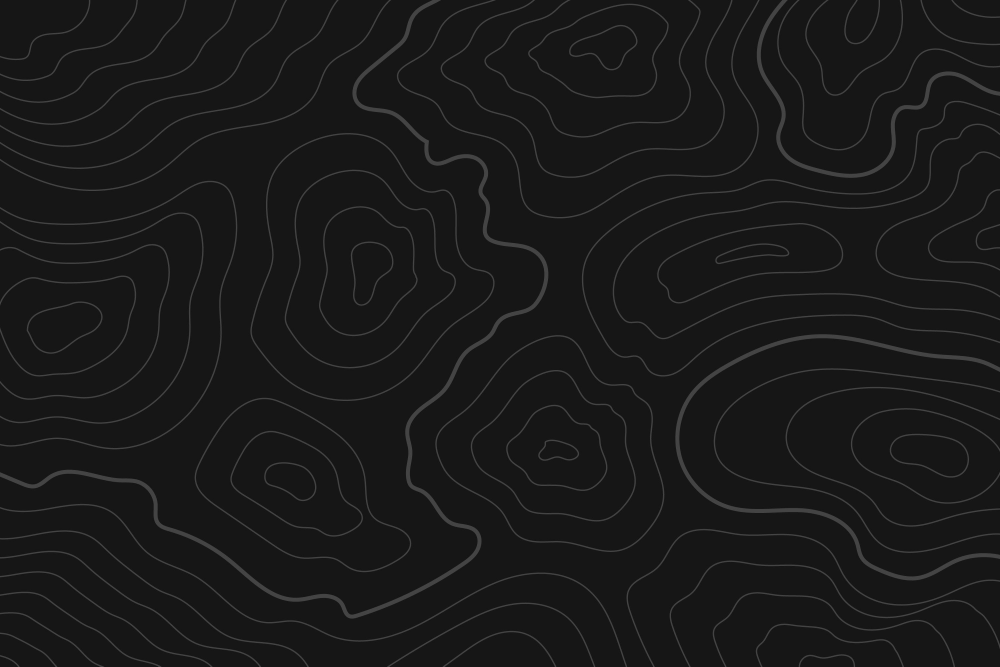
#> input picture week01/anh.jpg, 3000 x 2000 px (shown at 1/3 size)
$ jupyter execute buoi01_tranhoangminhthien.ipynb
#> lines starting #> are read from the running program, lines starting #| are printed output that depends on the picture
[cell 1]
import numpy as np

[cell 2]
from PIL import Image
M = np.array(Image.open("anh.jpg").convert("L"), dtype=float)
print(M.shape)
#| (2000, 3000)

[cell 3]
X = M.reshape(1,-1)
print("X.shape:", X.shape)
#| X.shape: (1, 6000000)

[cell 4]
X_mean = X.mean(axis=0)
print(f"Shape of X before: {X.shape}")
#| Shape of X before: (1, 6000000)
print(f"Shape of X_mean: {X_mean.shape}")
#| Shape of X_mean: (6000000,)
X_centered= X - X_mean
print(f"shape of X after: {X_centered.shape}")
#| shape of X after: (1, 6000000)

[cell 5]
def cosine_similarity(X, Y =None):
    if Y is None:
        Y = X
    Xn = X / np.linalg.norm(X, axis=1, keepdims=True)
    Yn = Y / np.linalg.norm(Y, axis=1, keepdims=True)
    return Xn @ Yn.T

[cell 6]
image_files = ["anh.jpg", "anh2.jpg", "anh3.jpg", "anh4.jpg"]
resizestat = (2000,3000)
X_list= []
for file in image_files:
    img = Image.open(file).convert("L")
    img_resized = img.resize(resizestat)
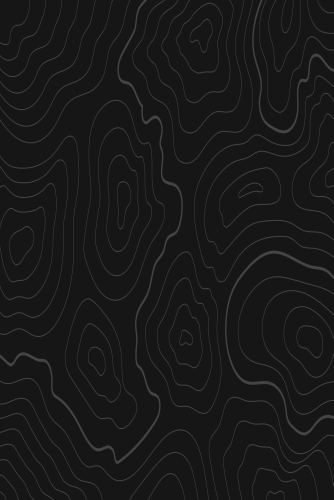
#> img_resized: PIL image 2000x3000 L (shown at 1/6 size); min 8, max 82, mean 24.7
    N = np.array(img_resized, dtype = float)
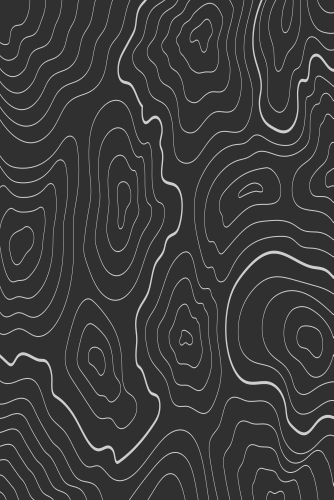
#> N: shape (3000, 2000) float64 (shown at 1/6 size); min 8, max 82, mean 24.7; drawn with min black and max white
    X_list.append(N.flatten())
    X = np.array(X_list)
    print(X.shape)
#| (1, 6000000)
#> pass 2 of the loop `for file in image_files:`:
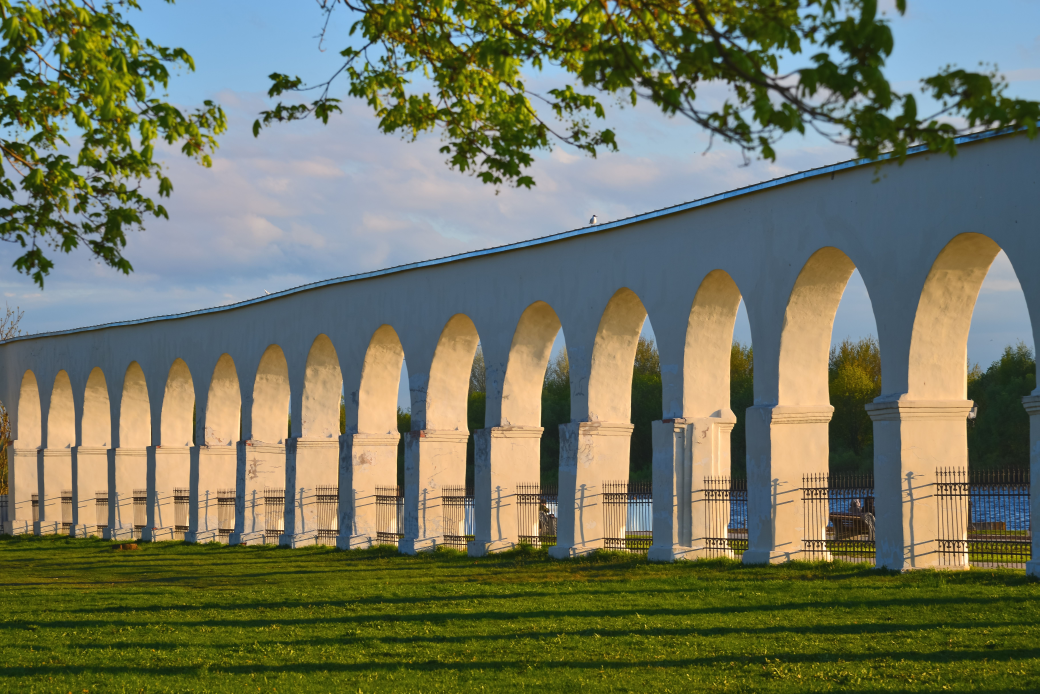
#> input picture week01/anh2.jpg, 7277 x 4857 px (shown at 1/7 size)
#> `img = Image.open(file).convert("L")`:
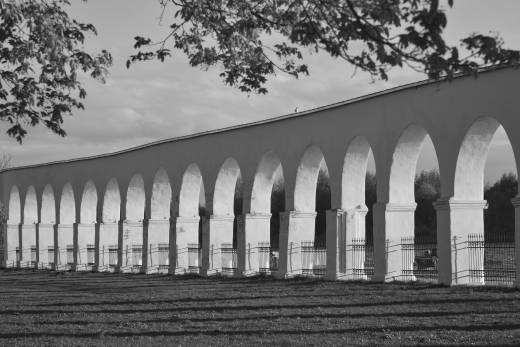
#> img: PIL image 7277x4857 L (shown at 1/14 size); min 2, max 255, mean 114.4
#> `img_resized = img.resize(resizestat)`:
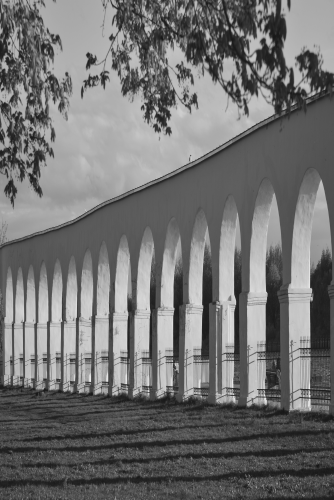
#> img_resized: PIL image 2000x3000 L (shown at 1/6 size); min 16, max 255, mean 114.4
#| (2, 6000000)
#> pass 3 of the loop `for file in image_files:`:
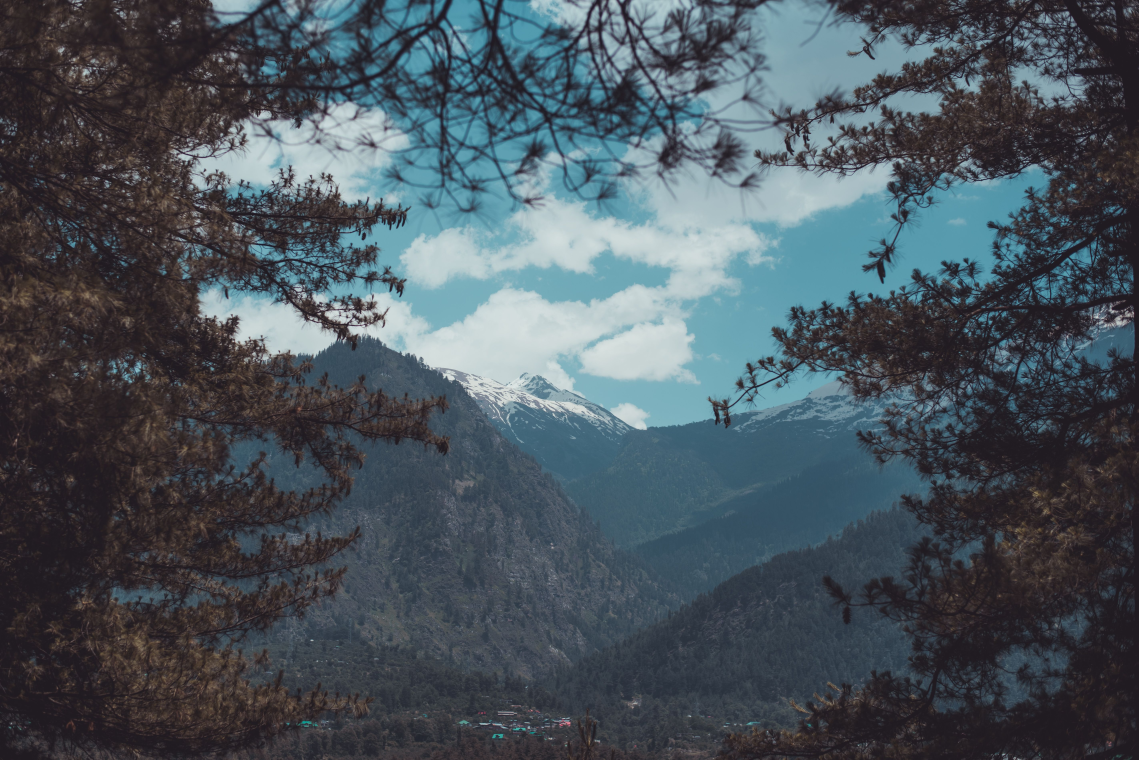
#> input picture week01/anh3.jpg, 5692 x 3799 px (shown at 1/5 size)
#> `img = Image.open(file).convert("L")`:
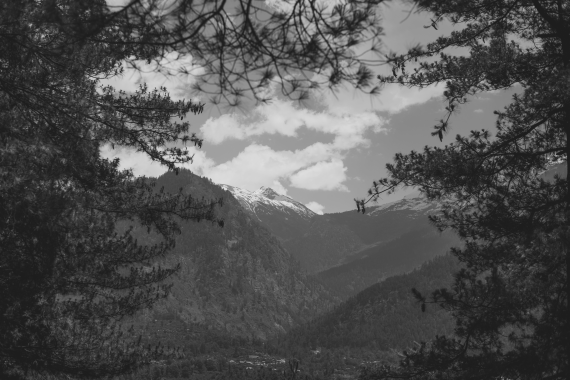
#> img: PIL image 5692x3799 L (shown at 1/10 size); min 14, max 236, mean 81.6
#> `img_resized = img.resize(resizestat)`:
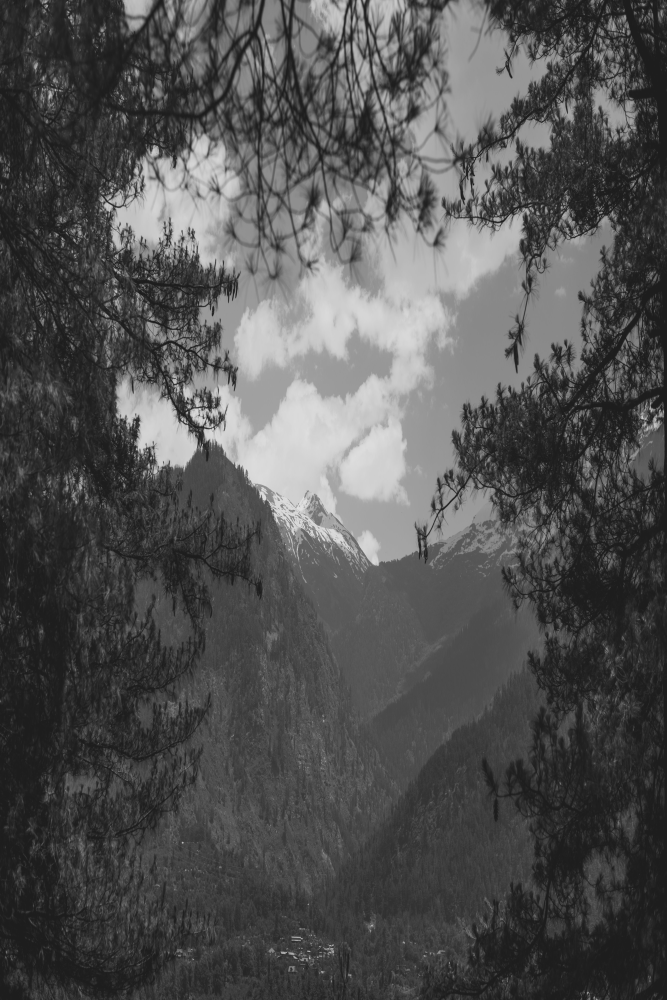
#> img_resized: PIL image 2000x3000 L (shown at 1/3 size); min 24, max 232, mean 81.6
#| (3, 6000000)
#> the loop made 4 passes; the first 3 are shown

[cell 7]
# [11 lines left out: function search, not called in this run]

[cell 8]
sim_matrix = cosine_similarity(X)
#> sim_matrix = [[1, 0.829, 0.785, 0.892], [0.829, 1, 0.796, 0.868], [0.785, 0.796, 1, 0.826], [0.892, 0.868, 0.826, 1]]
n= sim_matrix.shape[0]
max_sim=-2
min_sim=2
most_sim = ()
least_sim = ()
for i in range(n):
    for j in range(i+1,n):
        point = sim_matrix[i,j]
        if point > max_sim:
            max_sim = point
            most_sim = (i,j)
        if point < min_sim:
            min_sim = point
            least_sim = (i,j)
#> after the loop, least_sim = (0, 2); max_sim = 0.892; min_sim = 0.785; most_sim = (0, 3)
print(f"most sim pair: {image_files[most_sim[0]]} and {image_files[most_sim[1]]}")
#| most sim pair: anh.jpg and anh4.jpg
print(f"least sim pair: {image_files[least_sim[0]]} and {image_files[least_sim[1]]}")
#| least sim pair: anh.jpg and anh3.jpg

# Nhận Xét
Kết quả của em khớp với trực giác

[cell 9]
import matplotlib.pyplot as plt
square = np.array([[0,1,1,0,0],
                   [0,0,1,1,0]])
theta = np.radians(45)
R = np.array([[np.cos(theta), - np.sin(theta)],
              [np.sin(theta), np.cos(theta)]])
S = np.array([[0.5, 0],
              [0, 1.5]])
rotated_square = R @ square
scaled_square = S @ square

[cell 10]
plt.figure(figsize=(10, 3))
plt.plot(square[0], square[1], label="Origin", marker='o')
plt.plot(rotated_square[0], rotated_square[1], label="Rotate 45 degree", marker='x')
plt.plot(scaled_square[0], scaled_square[1], label="Scale", marker='^')
plt.axis('equal')
plt.legend()
plt.title("Transformation")
plt.grid(True)
plt.show()
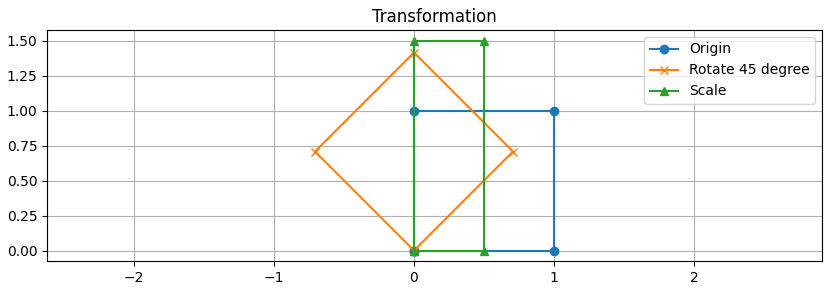
#> figure drawn by matplotlib, 1 panel

[cell 11]
U, S, Vt = np.linalg.svd(M, full_matrices=False)
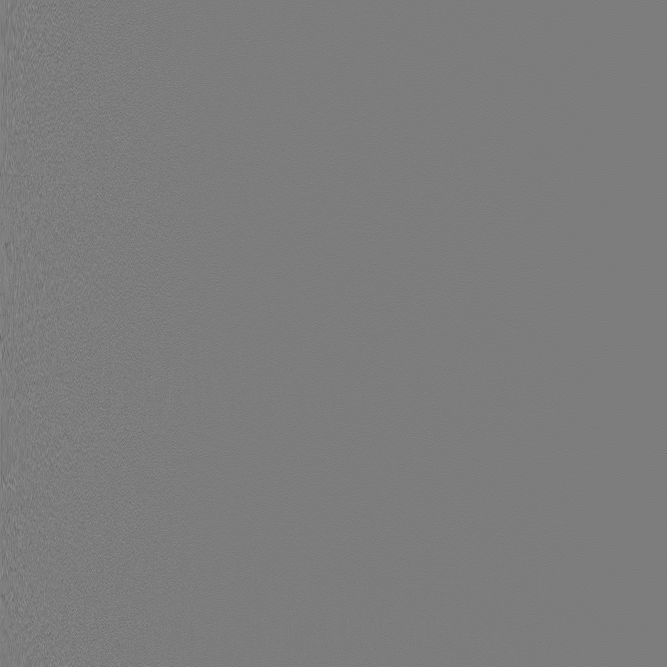
#> U: shape (2000, 2000) float64 (shown at 1/3 size); min -0.309, max 0.319, mean 1.16e-05; drawn with min black and max white
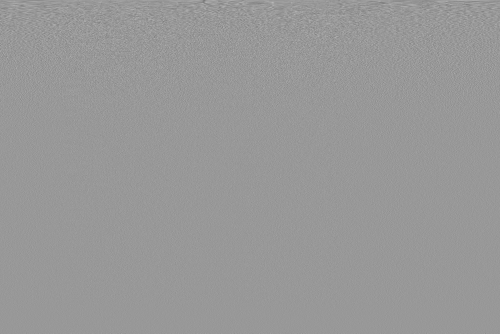
#> Vt: shape (2000, 3000) float64 (shown at 1/6 size); min -0.158, max 0.106, mean 9.54e-06; drawn with min black and max white
#> S = 2000 values, max 60520.2 at index 0, min 2.13 at index 1999, mean 325.8
def reconstruct(k):
    return (U[:, :k] * S[:k] @ Vt[:k, :])
k_values = [5,20,50]
fig, axes = plt.subplots(1, 4, figsize=(20,5))
axes[0].imshow(M, cmap='gray')
axes[0].set_title("Original")
axes[0].axis('off')
for i, k in enumerate(k_values):
    img_reconstructed = reconstruct(k)
    axes[i+1].imshow(img_reconstructed, cmap='gray')
    axes[i+1].set_title(f"Reconstruct with k ={k}")
    axes[i+1].axis('off')
plt.show()

[cell 12]
H, W = M.shape
original_size = H * W
max_k = min(H, W)
k_values_eval = [1, 5, 10, 20, 50, 100, 200]
k_values_eval = [k for k in k_values_eval if k <= max_k]
#> k_values_eval = [1, 5, 10, 20, 50, 100, 200]
compression_ratios = []
reconstruction_errors = []
for k in k_values_eval:
    compressed_size = k * (H + W + 1)
    ratio = original_size / compressed_size
    compression_ratios.append(ratio)
    M_k = (U[:, :k] * S[:k]) @ Vt[:k, :]
    error = np.linalg.norm(M - M_k, ord='fro')
    reconstruction_errors.append(error)
    print(f"k = {k:<5} | {ratio:<13.2f}x | {error:<20.2f}")
#> this loop made 7 passes
#> (k, compressed_size, ratio, error) on passes 2 to 7: (5, 25005, 240, 24404.7), (10, 50010, 120, 23501.8), (20, 100020, 59.99, 22000.7), (50, 250050, 24, 18796.2), (100, 500100, 12, 15155.4), (200, 1000200, 6, 10521.8)
#> (printed output is left out)
#> pass 1, `M_k = (U[:, :k] * S[:k]) @ Vt[:k, :]`:
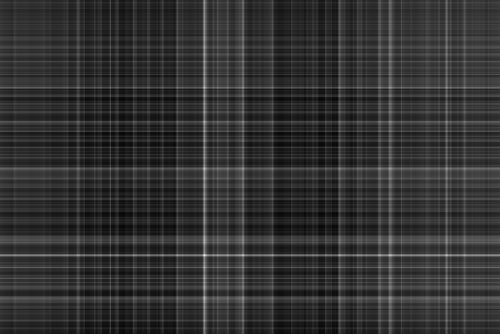
#> M_k: shape (2000, 3000) float64 (shown at 1/6 size); min 21.99, max 35.53, mean 24.7; drawn with min black and max white
#> pass 3, `M_k = (U[:, :k] * S[:k]) @ Vt[:k, :]`:
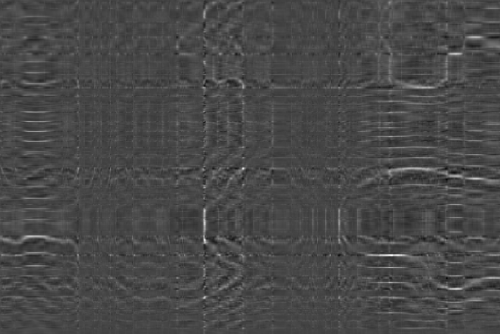
#> M_k: shape (2000, 3000) float64 (shown at 1/6 size); min 1.39, max 82.59, mean 24.7; drawn with min black and max white
#> after the loop, compression_ratios = [1199.8, 240, 120, 59.99, 24, 12, 6]; reconstruction_errors = [25344.1, 24404.7, 23501.8, 22000.7, 18796.2, 15155.4, 10521.8]

[cell 13]
plt.figure(figsize=(10, 5))
plt.plot(k_values_eval, reconstruction_errors, marker='o', color='red', linestyle='-', linewidth=2)
plt.title("Đồ thị sai số theo k")
plt.xlabel("Số lượng giá trị kỳ dị (k)")
plt.ylabel("Sai số tái tạo")
plt.grid(True, linestyle='--', alpha=0.7)
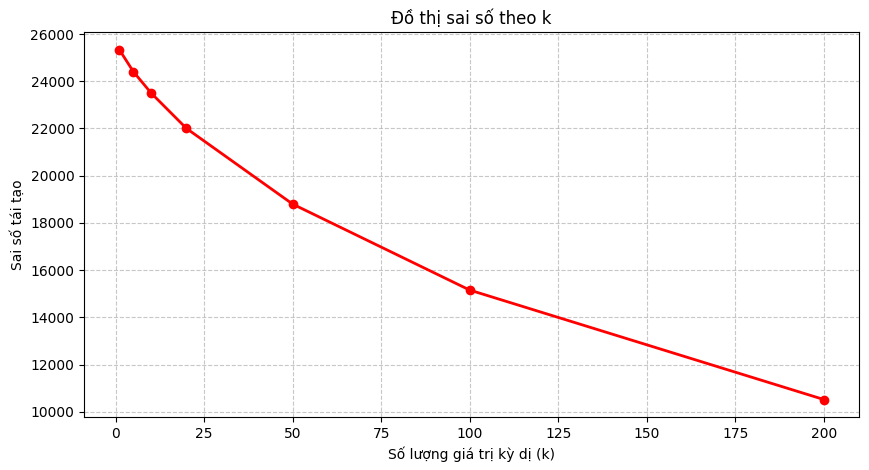
#> figure drawn by matplotlib, 1 panel
